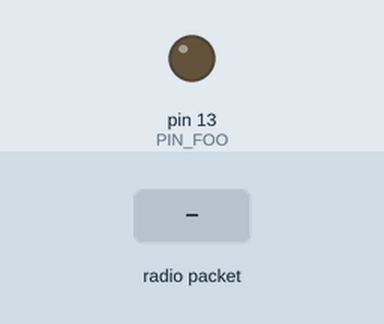
Bench run of a sketch on a simulated Arduino Uno, built with avr-gcc and run on an emulated ATmega328P. Shown: output pins drawn as LEDs (lit = HIGH). Inputs (shaded band) come from the test bench. No radio packets arrive unless stated.

Above: at 1.2 s.
1.3 s: radio packet "1" arrives
At 1.9 s:
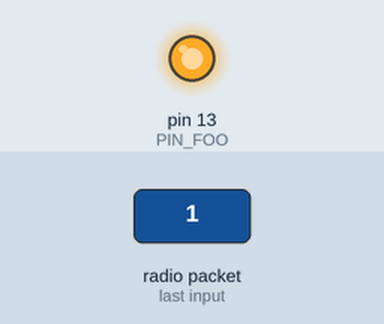
2.8 s: radio packet "0" arrives
At 3.1 s:
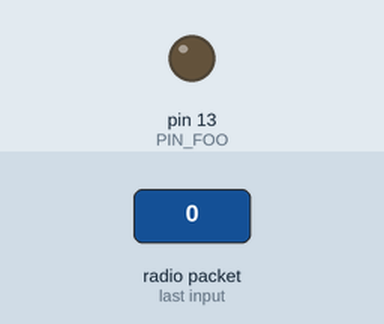
Timing chart, 0 to 5.8 s (numbered marks = the images above; inputs shaded):
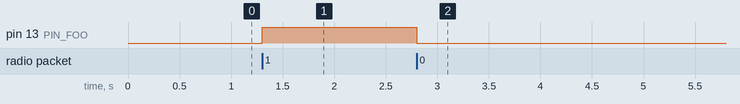

Measured:
- after the input at 1.3 s, pin 13 (PIN_FOO): LOW → HIGH at once
- after the input at 2.8 s, pin 13 (PIN_FOO): HIGH → LOW at once

The sketch:

arduino_rx.ino
```cpp
#include <VirtualWire.h>

const int PIN_FOO = 13;
const int PIN_TX = 12;
const int PIN_RX = 11;

const int BAUD = 300;

void setup() {
    pinMode( PIN_FOO, OUTPUT );

    vw_set_ptt_inverted(true);
    vw_set_rx_pin( PIN_RX );
    vw_setup( BAUD ); // Bits per sec

    vw_rx_start(); // Start the receiver PLL running
}

void loop() {
    uint8_t buf[VW_MAX_MESSAGE_LEN];
    uint8_t buflen = VW_MAX_MESSAGE_LEN;

    if( vw_get_message( buf, &buflen ) ) {
        if( buf[0] == '1' ) {
            digitalWrite( PIN_FOO, 1 );
        } else if (buf[0] == '0') {
            digitalWrite( PIN_FOO, 0 );
        }
    }
}
```
